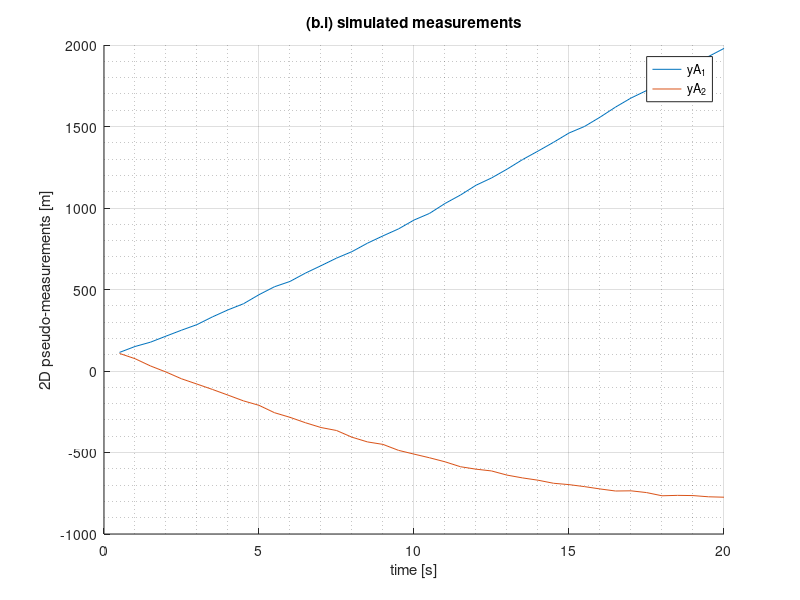
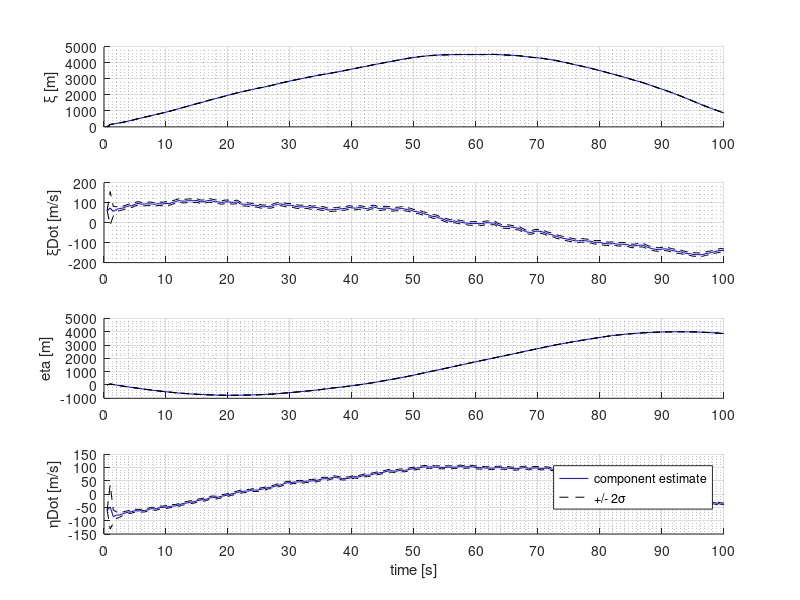

MATLAB code to generate these figures, in order: (Note: this script raises an error after producing the figures.)
%==========================================================================
% Jake Vendl | Jack Toland
% ASEN 5044
% Homework 8
% 12/3/2019
%==========================================================================
close all; clear all; clc

qw = 10;            % (m/s)^2
dt = 0.5;           % sec
OmegaA = 0.045;     % rad/s
OmegaB = -0.045;    % rad/s

FA = [1, sin(OmegaA*dt)/OmegaA, 0, -(1-cos(OmegaA*dt))/OmegaA;
    0, cos(OmegaA*dt), 0, -sin(OmegaA*dt);
    0, (1-cos(OmegaA*dt))/OmegaA, 1, sin(OmegaA*dt)/OmegaA;
    0, sin(OmegaA*dt), 0, cos(OmegaA*dt)];

FB = [1, sin(OmegaB*dt)/OmegaB, 0, -(1-cos(OmegaB*dt))/OmegaB;
    0, cos(OmegaB*dt), 0, -sin(OmegaB*dt);
    0, (1-cos(OmegaB*dt))/OmegaB, 1, sin(OmegaB*dt)/OmegaB;
    0, sin(OmegaB*dt), 0, cos(OmegaB*dt)];

AA = [0 1 0 0;
    0 0 0 -OmegaA;
    0 0 0 1;
    0 OmegaA 0 0];

AB = [0 1 0 0;
    0 0 0 -OmegaB;
    0 0 0 1;
    0 OmegaB 0 0];

%Problem 1

%====== a ======%
GammaA = [0 0; 1 0; 0 0; 0 1];
GammaB = [0 0; 1 0; 0 0; 0 1];

W = qw * [2 0.05; 0.05 0.5];

%find QA and QB using Van Loan's method
%first, find QA
ZA = dt.*[-AA GammaA*W*GammaA';
    zeros(4,4) AA'];
ezA = expm(ZA);
QA = ezA(5:8,5:8)' * ezA(1:4,5:8); %Q = (F')' * (inv(F)*Q)

ZB = dt.*[-AB GammaB*W*GammaB';
    zeros(4,4) AB'];
ezB = expm(ZB);
QB = ezB(5:8,5:8)' * ezB(1:4,5:8);

%====== b ======%
rng(100);

%b)i
H = [1 0 0 0; 0 0 1 0];
RA = [20 0.05; 0.05 20];
p=2;
T=200;

load('hw8problem1_data.mat');

Sv = chol(RA,'lower');
q = zeros(p,T); yA = zeros(p,T);
for k = 1:T
    qk = randn(2,1);
    vk = (Sv*qk);
    yA(:,k) = H*xasingle_truth(:,k) + vk;
end
figure; hold on; grid on; grid minor;
plot(1:1:40,yA(1,1:40),'-')
plot(1:1:40,yA(2,1:40),'-')
legend('yA_1','yA_2')
xlabel('time [s]'); ylabel('2D pseudo-measurements [m]')
title('(b.i) simulated measurements')
xticks([0 10 20 30 40])
xticklabels({'0','5','10','15','20'})

%b)ii
muA = [0, 85*cos(pi/4), 0, -85*sin(pi/4)]';
PA = 900*diag([10,2,10,2]);
% IMPLEMENT KALMAN HERE %
%define initial conditions
x_plus(:,1) = muA;

%handle the first time step outside of the loop, for indexing purposes
x_minus(:,1) = FA*muA;
P_minus(:,:,1) = FA*PA*FA' + QA;
P_plus(:,:,1) = PA;

%now iterate through the k's
for k=1:(T-1)
    x_minus(:,k+1) = FA*x_plus(:,k);
    P_minus(:,:,k+1) = FA*P_plus(:,:,k)*FA' + QA;
    K(:,:,k+1) = P_minus(:,:,k+1) * H' * inv(H*P_minus(:,:,k+1)*H'+RA);
    
    x_plus(:,k+1) = x_minus(:,k+1) + K(:,:,k+1) * (yA(:,k+1)-H*x_minus(:,k+1));
    P_plus(:,:,k+1) = (eye(4)-K(:,:,k+1)*H)*P_minus(:,:,k+1);
    
    sigma(1,k+1) = 2*sqrt(P_plus(1,1,k+1));
    sigma(2,k+1) = 2*sqrt(P_plus(2,2,k+1));
    sigma(3,k+1) = 2*sqrt(P_plus(3,3,k+1));
    sigma(4,k+1) = 2*sqrt(P_plus(4,4,k+1));
end

figure; hold on;
for i=1:4
    subplot(4,1,i); hold on; grid on; grid minor;
    plot(1:1:200,x_plus(i,:),'b-')
    plot(1:1:200,x_plus(i,:)+sigma(i,:),'k--')
    plot(1:1:200,x_plus(i,:)-sigma(i,:),'k--')
    xticks([0 20 40 60 80 100 120 140 160 180 200])
    xticklabels({'0','10','20','30','40','50','60','70','80','90','100'})
end
xlabel('time [s]');
subplot(4,1,1); ylabel('\xi [m]')
subplot(4,1,2); ylabel('\xiDot [m/s]')
subplot(4,1,3); ylabel('eta [m]')
subplot(4,1,4); ylabel('\etaDot [m/s]')
legend('component estimate','+/- 2\sigma')
suptitle('(b.ii) Kalman on aircraft A')


%====== c ======%
muB = [3200, 85*cos(pi/4), 3200, -85*sin(pi/4)]';
PB = 900*diag([11,4,11,4]);
RD = [10 0.15;
    0.15 10];

%c)i
FS = [FA zeros(4);
    zeros(4) FB];
AS = [AA zeros(4);
    zeros(4) AB];
WS = [W zeros(2);
    zeros(2) W];
GammaS = [GammaA zeros(4,2);
    zeros(4,2) GammaB];
ZS = dt*[-AS GammaS*WS*GammaS';
    zeros(8) AS'];
eZS = expm(ZS);
QS = eZS(9:16,9:16)' * eZS(1:8,9:16);

HS = [1 0 0 0 0 0 0 0;
    0 0 1 0 0 0 0 0;
    1 0 0 0 -1 0 0 0;
    0 0 1 0 0 0 -1 0];
RS = [RA zeros(2);
    zeros(2) RD];

%simulate measurements for yAprime and yD
SVA = chol(RA,'lower');
yAprime = zeros(p,T);
for k = 1:T
    qk = randn(2,1);
    vk = (SVA*qk);
    yAprime(:,k) = H*xadouble_truth(:,k) + vk;
end

SVD = chol(RD,'lower');
yD = zeros(p,T);
for k=1:T
    qk = randn(2,1);
    vk = (SVD*qk);
    yD(:,k) = [xadouble_truth(1,k); xadouble_truth(3,k)] - [xbdouble_truth(1,k); xbdouble_truth(3,k)] + vk;
end

yS = [yAprime; yD];

%now we are ready to get filtering
clear x_plus x_minus P_minus P_plus K

%define initial time step conditions prior to entering the loop
x_plus(:,1) = [muA; muB];
x_minus(:,1) = FS*x_plus(:,1);
P_minus(:,:,1) = FS*[PA zeros(4); zeros(4) PB]*FS' + QS;
P_plus(:,:,1) = [PA zeros(4); zeros(4) PB];

for k=1:(T-1)
    x_minus(:,k+1) = FS*x_plus(:,k);
    P_minus(:,:,k+1) = FS*P_plus(:,:,k)*FS' + QS;
    K(:,:,k+1) = P_minus(:,:,k+1) * HS' * inv(HS*P_minus(:,:,k+1)*HS'+RS);
    
    x_plus(:,k+1) = x_minus(:,k+1) + K(:,:,k+1) * (yS(:,k+1)-HS*x_minus(:,k+1));
    P_plus(:,:,k+1) = (eye(8)-K(:,:,k+1)*HS)*P_minus(:,:,k+1);
    
    sigma(1,k+1) = 2*sqrt(P_plus(1,1,k+1));
    sigma(2,k+1) = 2*sqrt(P_plus(2,2,k+1));
    sigma(3,k+1) = 2*sqrt(P_plus(3,3,k+1));
    sigma(4,k+1) = 2*sqrt(P_plus(4,4,k+1));
    sigma(5,k+1) = 2*sqrt(P_plus(5,5,k+1));
    sigma(6,k+1) = 2*sqrt(P_plus(6,6,k+1));
    sigma(7,k+1) = 2*sqrt(P_plus(7,7,k+1));
    sigma(8,k+1) = 2*sqrt(P_plus(8,8,k+1));
end

figure; hold on;
for i=1:4
    subplot(2,2,i); hold on; grid on; grid minor;
    plot(1:1:200, x_plus(2*i-1,:),'b-')
    plot(1:1:200, x_plus(2*i-1,:) + sigma(2*i-1,:),'k--')
    plot(1:1:200, x_plus(2*i-1,:) - sigma(2*i-1,:),'k--')
    xticks([0 20 40 60 80 100 120 140 160 180 200])
    xticklabels({'0','10','20','30','40','50','60','70','80','90','100'})
end
subplot(2,2,1); ylabel('\xi_A [m]'); legend('state component','+/- 2\sigma')
subplot(2,2,2); ylabel('\eta_A [m]'); xlabel('time [s]');
subplot(2,2,3); ylabel('\xi_B [m]'); xlabel('time [s]');
subplot(2,2,4); ylabel('\eta_B [m]'); xlabel('time [s');
suptitle('c)i position of aircraft A and B with time')

